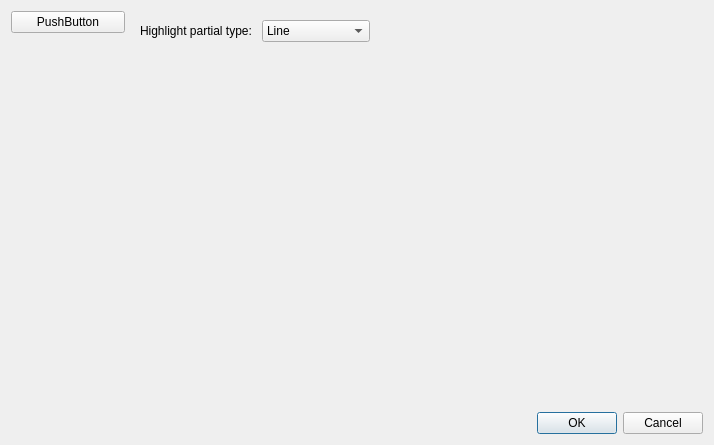
<?xml version="1.0" encoding="UTF-8"?>
<ui version="4.0">
 <class>Options</class>
 <widget class="QDialog" name="Options">
  <property name="geometry">
   <rect>
    <x>0</x>
    <y>0</y>
    <width>714</width>
    <height>445</height>
   </rect>
  </property>
  <property name="windowTitle">
   <string>Dialog</string>
  </property>
  <layout class="QVBoxLayout" name="verticalLayout">
   <item>
    <layout class="QHBoxLayout" name="horizontalLayout" stretch="1,5">
     <item>
      <layout class="QVBoxLayout" name="verticalLayout_4">
       <item>
        <widget class="QPushButton" name="pushButton">
         <property name="text">
          <string>PushButton</string>
         </property>
        </widget>
       </item>
       <item>
        <spacer name="verticalSpacer">
         <property name="orientation">
          <enum>Qt::Vertical</enum>
         </property>
         <property name="sizeHint" stdset="0">
          <size>
           <width>20</width>
           <height>40</height>
          </size>
         </property>
        </spacer>
       </item>
      </layout>
     </item>
     <item>
      <widget class="QStackedWidget" name="stackedWidget">
       <widget class="QWidget" name="page">
        <layout class="QVBoxLayout" name="verticalLayout_6">
         <item>
          <layout class="QVBoxLayout" name="verticalLayout_5">
           <item>
            <layout class="QHBoxLayout" name="horizontalLayout_3" stretch="1,1,3">
             <item>
              <widget class="QLabel" name="label">
               <property name="text">
                <string>Highlight partial type: </string>
               </property>
              </widget>
             </item>
             <item>
              <widget class="QComboBox" name="partialBox">
               <item>
                <property name="text">
                 <string>Line</string>
                </property>
               </item>
               <item>
                <property name="text">
                 <string>Block</string>
                </property>
               </item>
               <item>
                <property name="text">
                 <string>Word</string>
                </property>
               </item>
               <item>
                <property name="text">
                 <string>Paragraph</string>
                </property>
               </item>
               <item>
                <property name="text">
                 <string>Symbol</string>
                </property>
               </item>
              </widget>
             </item>
             <item>
              <spacer name="horizontalSpacer">
               <property name="orientation">
                <enum>Qt::Horizontal</enum>
               </property>
               <property name="sizeHint" stdset="0">
                <size>
                 <width>40</width>
                 <height>20</height>
                </size>
               </property>
              </spacer>
             </item>
            </layout>
           </item>
           <item>
            <spacer name="verticalSpacer_2">
             <property name="orientation">
              <enum>Qt::Vertical</enum>
             </property>
             <property name="sizeHint" stdset="0">
              <size>
               <width>20</width>
               <height>40</height>
              </size>
             </property>
            </spacer>
           </item>
          </layout>
         </item>
        </layout>
       </widget>
       <widget class="QWidget" name="page_2"/>
      </widget>
     </item>
    </layout>
   </item>
   <item>
    <widget class="QDialogButtonBox" name="buttonBox">
     <property name="standardButtons">
      <set>QDialogButtonBox::Cancel|QDialogButtonBox::Ok</set>
     </property>
    </widget>
   </item>
  </layout>
 </widget>
 <resources/>
 <connections/>
</ui>
